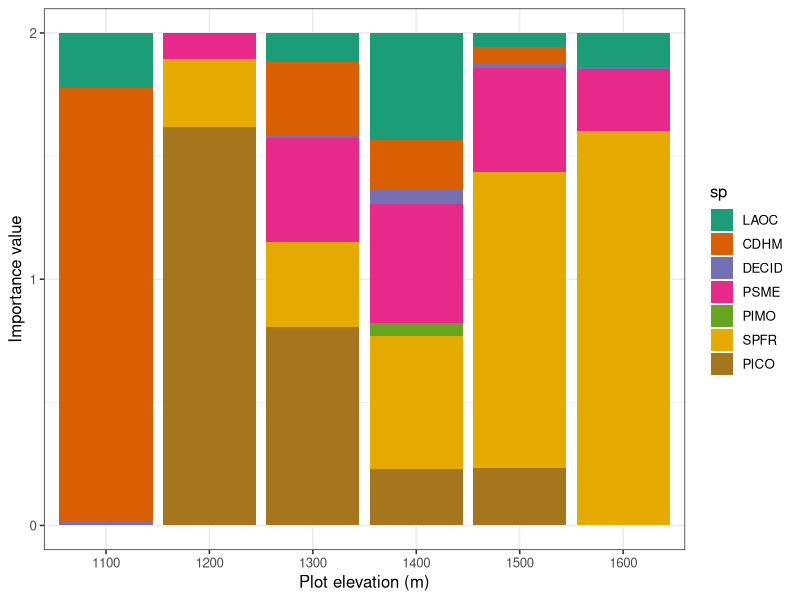

Write the R code that produced this figure.
library(tidyverse)

plot_df <- read_csv('data/glac_plot_data_2019.csv') 

prefire_df <- plot_df %>% 
  dplyr::select(starts_with('plot'), starts_with('prefire'), phys.phys_elev) %>% 
  gather(key, value, -prefire_n_quads, -starts_with('plot'), -starts_with('phys')) %>% 
  separate(key, into = c('del1','del2','del3','del4','quad','tree','variable','other'), sep = "_") %>% 
  dplyr::select(-del1, -del2, -del3, -del4, other, -starts_with('plot.plot_'), -starts_with('plot.utm_')) %>%
  filter(!is.na(value)) %>% 
  # Must merge 'other' species, which are stored as separate rows
  spread(., variable, value) %>%
  mutate_at(vars(tree,cones,dbh,serotinous), as.numeric) %>% 
  group_by(plot.name, phys.phys_elev, prefire_n_quads, quad, tree) %>% 
  summarise(sp = as.factor(sp[1]),
            cones = max(cones, na.rm = T),
            dbh = max(dbh, na.rm = T),
            serotinous = max(serotinous, na.rm = T)) %>% 
  # Just tidy artifacts of finding max of two NA's, enforce no serotiny w/o cones
  mutate(cones = ifelse(cones == -Inf, 0, 
                        ifelse(is.na(cones), 0, cones))) %>% 
  mutate(serotinous = ifelse(cones == 0, NA,
                             ifelse(cones == 1 & serotinous == -Inf, 0,
                                    ifelse(cones == -Inf, 0, serotinous)))) %>% 
  # Temporarily filter out the 6 (of 2093) trees we forgot to record the species of... 
  # Condense some species into groups
  mutate(sp = fct_collapse(sp, DECID = c('BEPA','ACGL','ACOC'), CDHM = c('TSHE','THPL'), SPFR = c('ABGR','PIEN','ABLA') )) %>% 
  filter(!is.na(sp))


prefire_stats <- prefire_df %>% 
  # Calculate some actual statistics!
  mutate(basal = (pi * dbh^2 / 40000)) %>% 
  group_by(plot.name, phys.phys_elev, sp) %>% 
  summarise(stems = n(),
            area = (max(prefire_n_quads) * (0.07/4)),
            density = (stems/area),
            serotiny = sum(serotinous, na.rm = T)/sum(cones),
            mean_dbh = mean(dbh),
            basal = sum(basal)) %>% 
  ungroup() %>% 
  mutate(plot.name = fct_reorder(plot.name, phys.phys_elev),
         elev_class = as.factor(round(phys.phys_elev/100))) %>% 
  #group_by(plot.name) %>%
  group_by(elev_class) %>%
  mutate(site_basal = sum(basal),
         site_stems = sum(stems),
         site_area = sum(area),
         site_density = sum(density)) %>%
  #group_by(plot.name, sp) %>%
  #mutate(impval = (stems/site_stems) + (basal/site_basal)) %>%
  group_by(elev_class, sp) %>% 
  mutate(impval = (stems/site_stems) + (basal/site_basal))
  



ggplot(prefire_stats) +
  geom_col(aes(x = elev_class, y = impval, fill = sp)) +
  scale_x_discrete(labels = sort(unique(round(prefire_df$phys.phys_elev/100)*100))) +
  #scale_x_discrete(labels = sort(unique(prefire_df$phys.phys_elev))) +
  scale_fill_brewer(palette = 'Dark2') +
  scale_y_continuous(labels = c(0,1,2), breaks = c(0,1,2)) +
  theme_bw(base_size = 12) +
  labs(x = 'Plot elevation (m)', y = 'Importance value')


# %>% 
#   group_by(name, plot_fire,plot_elevation_cat,plot_aspect_cat, plot_direction, tree, variable, value) %>% 
#   summarise(ha = length(unique(quadrant)) * (0.07/4)) %>% 
#   group_by(name, plot_fire,plot_elevation_cat,plot_aspect_cat, plot_direction, variable) 


  
